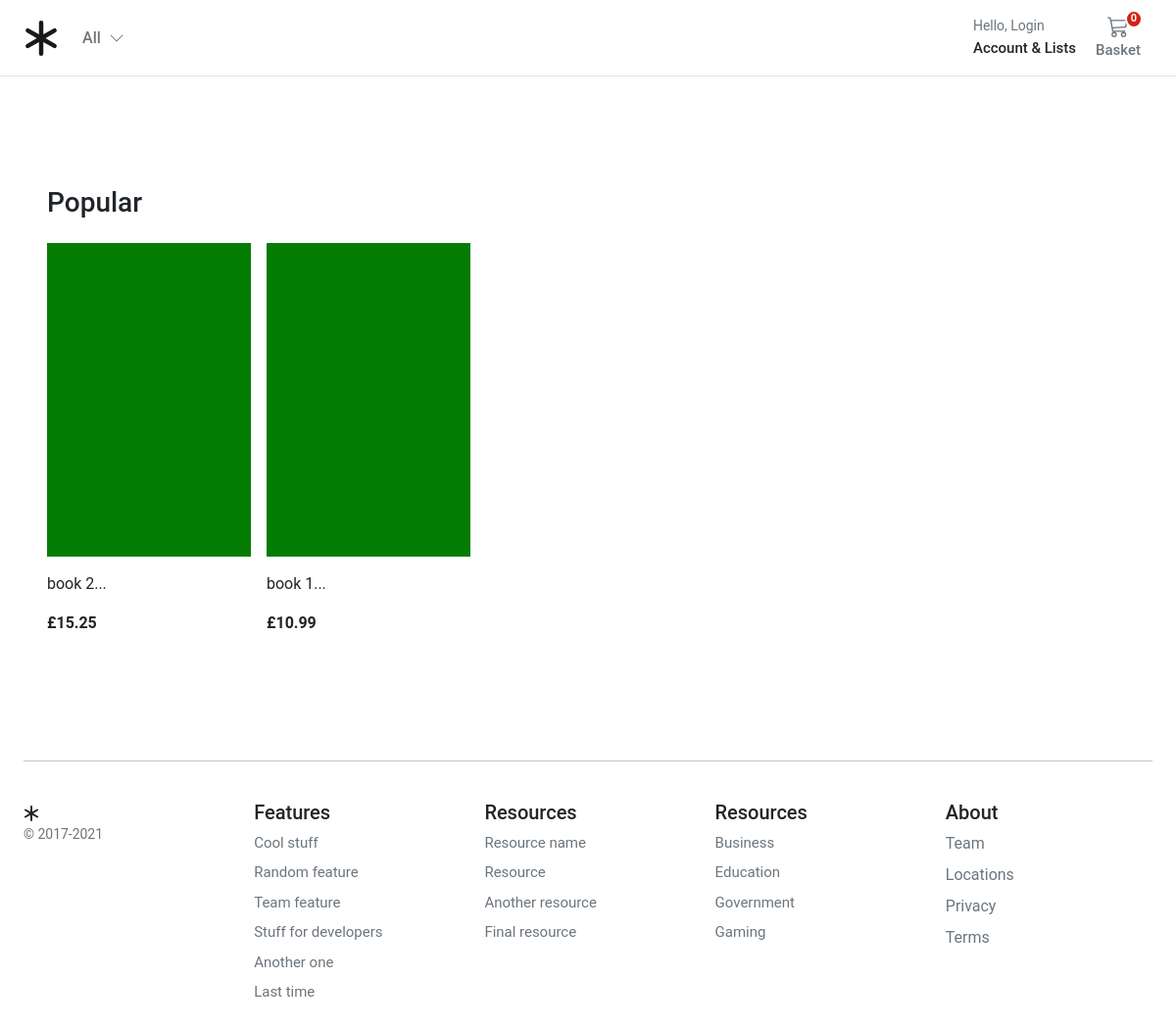
Before: / with the older database file.
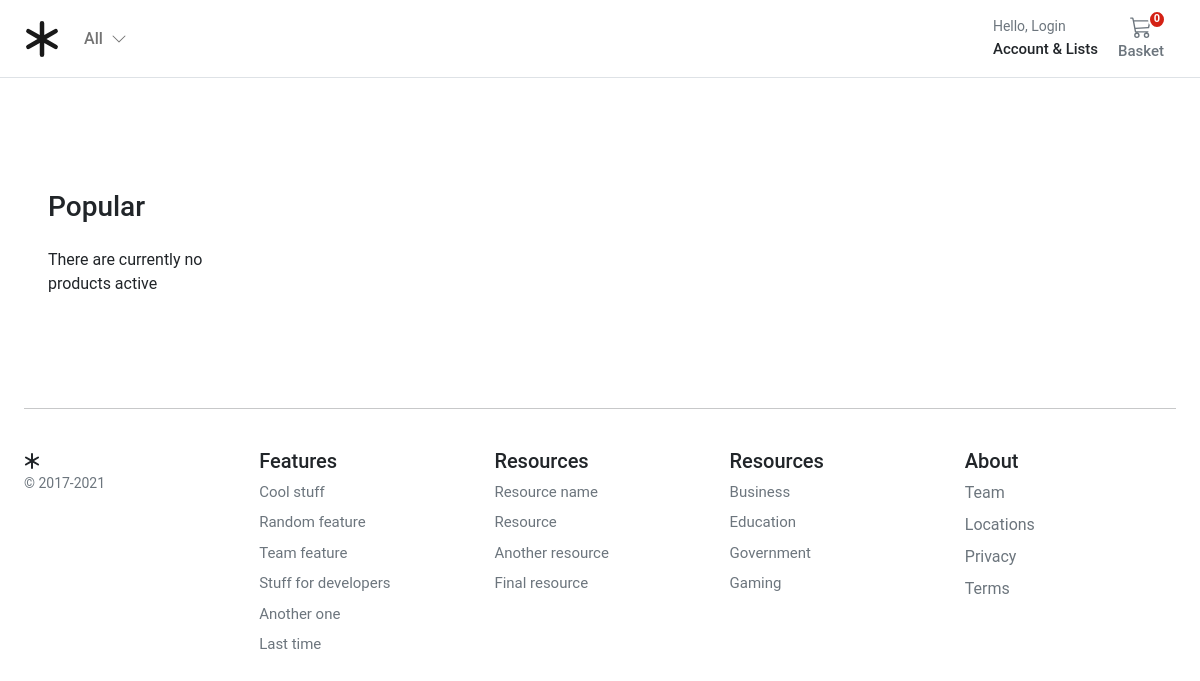
After: the same page with the newer database file.
### store/models.py (models this page shows, shortened)
class ProductImage(models.Model):
    product = models.ForeignKey(Product, on_delete=models.CASCADE, related_name='product_image')
    image = models.ImageField(
        verbose_name=_('image'),
        help_text=_('Upload a product image'),
        upload_to='images/',
        default='images/default.png'
    )
    alt_text = models.CharField(
        verbose_name=_('Alternative text'),
        help_text=_('Please add alternative text'),
        max_length=255,
        null=True,
        blank=True
    )
    is_feature = models.BooleanField(default=False)
    created_at = models.DateTimeField(auto_now_add=True, editable=False)
    updated_at = models.DateTimeField(auto_now=True)
    class Meta:
        verbose_name = _('Product Image')
        verbose_name_plural = _('Product Images')

class Product(models.Model):
    product_type = models.ForeignKey(ProductType, on_delete=models.RESTRICT)
    category = models.ForeignKey(Category, on_delete=models.RESTRICT)
    title = models.CharField(
        verbose_name=_('title'),
        help_text=_('Required'),
        max_length=255
    )
    description = models.TextField(
        verbose_name=_('description'),
        help_text=_('Not Required'),
        blank=True
    )
    slug = models.SlugField(max_length=255)
    regular_price = models.DecimalField(
        verbose_name=_('Regular price'),
        help_text=_('Maximum 999.99'),
        error_messages={
            'name': {
                'max_length': _('The price must be between 0 and 999.99.')
            },
        },
        max_digits=5,
        decimal_places=2,
    )
    discount_price = models.DecimalField(
        verbose_name=_('Discount price'),
        help_text=_('Maximum 999.99'),
        error_messages={
            'name': {
                'max_length': _('The price must be between 0 and 999.99.')
            },
        },
        max_digits=5,
        decimal_places=2
    )
    is_active = models.BooleanField(
        verbose_name=_('Product visibility'),
        help_text=_('Change product visibility'),
        default=True
    )
    created_at = models.DateTimeField(_('Created at'), auto_now_add=True, editable=True)
    updated_at = models.DateTimeField(_('Updated at'), auto_now=True)
    class Meta:
        ordering = ('-created_at',)
        verbose_name = _('Product')
        verbose_name_plural = _('Products')
    def get_absolute_url(self):
        return reverse('store:product_detail', args=[self.slug])

### store/views.py (the view)
# urls.py: path('', views.ProductsAll.as_view(), name='store_home'),
class ProductsAll(View):
    def get(self, request):
        products = Product.objects.prefetch_related('product_image').filter(is_active=True)
        return render(request, 'store/home.html', {'products': products})

### basket/basket.py (called while the page is built)
    def __len__(self):
        return sum(item['qty'] for item in self.basket.values())

### basket/context_processors.py (called while the page is built)
def basket(request):
    return {'basket': Basket(request)}

### store/context_processors.py (called while the page is built)
def categories(request):
    return {
        'categories': Category.objects.filter(level=0)
    }

### store/models.py (called while the page is built)
    def get_absolute_url(self):
        return reverse('store:category_list', args=[self.slug])

### store/templates/store/home.html (shortened to what this page needs)
{% extends 'base.html' %}
{% block content %}
    <div class="container">
        <div class="container">
            <div class="row">
                <div class="album py-5">
                    <div class="pb-3">
                        <h1 class="h3">Popular</h1>
                    </div>
                    <div class="row row-cols-1 row-cols-sm-2 row-cols-md-5 g-3">
                        {% for product in products %}
                            <div class="col">
                                <div class="card border-0">
                                    {% for image in product.product_image.all %}
                                        {% if image.is_feature %}
                                            <img class="img-fluid" alt="Responsive image" src="{{ image.image.url }}"
                                                 alt="{{ image.image.alt_text }}">
                                        {% endif %}
                                    {% endfor %}
                                    <div class="card-body px-0">
                                        <p class="card-text">
                                            <a class="text-dark text-decoration-none"
                                               href="{{ product.get_absolute_url }}">{{ product.title|slice:":50" }}...</a>
                                        </p>
                                        <div class="fw-bold">£{{ product.regular_price }}</div>
                                    </div>
                                </div>
                            </div>
                        {% empty %}
                            <div class="col-12">There are currently no products active</div>
                        {% endfor %}
                    </div>
                </div>
            </div>
        </div>
    </div>
{% endblock %}

### templates/base.html (shortened to what this page needs)
{% load static %}
<!DOCTYPE html>
<html lang="en">
<head>
    <link href="https://cdn.jsdelivr.net/npm/bootstrap@5.1.3/dist/css/bootstrap.min.css" rel="stylesheet"
>
    <link rel="stylesheet" href="{% static 'main/css/base.css' %}">
    <link rel="stylesheet" href="{% block stylesheet %} {% endblock %}">
</head>
<body>
{% include 'inc/navbar.html' %}
<main class="pt-5">
    <div id="content">{% block content %}{% endblock %}</div>
</main>
{% include 'inc/footer.html' %}
</body>
</html>

### templates/inc/navbar.html (shortened to what this page needs)
<header class="pb-3">
    <nav class="navbar navbar-expand-md navbar-light bg-white border-bottom">
        <div class="container-fluid px-md-4">
            <div class="d-flex w-100 navbar-collapse">
                <a class="navbar-brand d-flex-inline" href="/">
                </a>
                <ul class="navbar-nav me-auto mb-2 mb-md-0">
                    <li class="nav-item dropdown">
                        <a class="nav-link dropdown-toggle d-none d-md-block fw500" href="#" id="navbarDropdown"
                           role="button"
                           data-bs-toggle="dropdown" aria-expanded="false">
                            All
                            <i class="ps-1">
                                <svg xmlns="http://www.w3.org/2000/svg" width="16" height="16" fill="currentColor"
                                     class="bi bi-chevron-down" viewBox="0 0 16 16">
                                    <path fill-rule="evenodd"
                                          d="M1.646 4.646a.5.5 0 0 1 .708 0L8 10.293l5.646-5.647a.5.5 0 0 1 .708.708l-6 6a.5.5 0 0 1-.708 0l-6-6a.5.5 0 0 1 0-.708z"/>
                                </svg>
                            </i>
                        </a>
                    </li>
                </ul>
                <div>
                    <div class="collapse navbar-collapse" id="navbarSupportedContent2">
                        <ul class="navbar-nav me-auto mb-2 mb-lg-0">
                            <li class="nav-item dropdown">
                                <a class="nav-link dropdown-toggle text-reset" href="#" id="navbarDropdown"
                                   role="button"
                                   data-bs-toggle="dropdown" aria-expanded="false">
                                    <div class="small text-muted">Hello,
                                        {% if user.is_authenticated %}
                                            {{ request.user.name }}
                                        {% else %}
                                            Login
                                        {% endif %}
                                    </div>
                                    <span class="fs15 fw500">Account &amp; Lists
                    </span>
                                </a>
                            </li>
                        </ul>
                    </div>
                </div>
                <a type="button" role="button" href="{% url "basket:basket_summary" %}"
                   class="btn btn-outline-secondary border-0 basket-btn">
                    {% with total_qty=basket|length %}
                        <div id="basket-qty" class="basket-qty">
                            {% if total_qty > 0 %}
                                {{ total_qty }}
                            {% else %}
                                0
                            {% endif %}
                        </div>
                    {% endwith %}
                    <div>
                    </div>
                    <span class="fs15 fw500">Basket</span>
                </a>
            </div>
        </div>
    </nav>
</header>

### templates/inc/footer.html (shortened to what this page needs)
<footer class="container py-5 footer">
    <hr>
    <div class="row pt-4">
        <div class="col-12 col-md">
            <small class="d-block mb-3 text-muted">&copy; 2017-2021</small>
        </div>
        <div class="col-6 col-md fs15">
            <h5>Features</h5>
            <ul class="list-unstyled">
                <li><a class="link-secondary text-decoration-none" href="#">Cool stuff</a></li>
                <li><a class="link-secondary text-decoration-none" href="#">Random feature</a></li>
                <li><a class="link-secondary text-decoration-none" href="#">Team feature</a></li>
                <li><a class="link-secondary text-decoration-none" href="#">Stuff for developers</a></li>
                <li><a class="link-secondary text-decoration-none" href="#">Another one</a></li>
                <li><a class="link-secondary text-decoration-none" href="#">Last time</a></li>
            </ul>
        </div>
        <div class="col-6 col-md fs15">
            <h5>Resources</h5>
            <ul class="list-unstyled">
                <li><a class="link-secondary text-decoration-none" href="#">Resource name</a></li>
                <li><a class="link-secondary text-decoration-none" href="#">Resource</a></li>
                <li><a class="link-secondary text-decoration-none" href="#">Another resource</a></li>
                <li><a class="link-secondary text-decoration-none" href="#">Final resource</a></li>
            </ul>
        </div>
        <div class="col-6 col-md fs15">
            <h5>Resources</h5>
            <ul class="list-unstyled">
                <li><a class="link-secondary text-decoration-none" href="#">Business</a></li>
                <li><a class="link-secondary text-decoration-none" href="#">Education</a></li>
                <li><a class="link-secondary text-decoration-none" href="#">Government</a></li>
                <li><a class="link-secondary text-decoration-none" href="#">Gaming</a></li>
            </ul>
        </div>
        <div class="col-6 col-md">
            <h5>About</h5>
            <ul class="list-unstyled">
                <li><a class="link-secondary text-decoration-none" href="#">Team</a></li>
                <li><a class="link-secondary text-decoration-none" href="#">Locations</a></li>
                <li><a class="link-secondary text-decoration-none" href="#">Privacy</a></li>
                <li><a class="link-secondary text-decoration-none" href="#">Terms</a></li>
            </ul>
        </div>
    </div>
</footer>

### static/main/css/base.css (style rules this page uses)
@media (min-width: 1000px) { .container { max-width: 1000px; } }
@media (max-width: 1200px) { .container { max-width: 100%; padding: 0 24px; } }
.dropdown-toggle::after { display: none; }
html, body, p, div { letter-spacing: -0.02px; font-family: 'Roboto', sans-serif; }
.fs15 { font-size: 0.9375rem; }
.fw500 { font-weight: 500; }
.basket-qty { color: #fff; background: #d42114; border: 2px solid #fff; border-radius: 50%; text-align: center; font-size: 11px; height: 15px; width: 14px; position: absolute; box-sizing: content-box; font-weight: 600; display: flex; justify-content: center; align-items: center; top: 1px; right: 10px; }
.basket-btn { position: relative; }
.footer > div > div > ul > li { padding-bottom: 8px; }

Changed rows visible on the page:
removed Product: title "book 2", regular_price "15.25"
removed ProductImage: image (placeholder picture), shown under "book 2"
removed Product: title "book 1", regular_price "10.99"
removed ProductImage: image (placeholder picture), shown under "book 1"
Other visible differences:
text now shown: "There are currently no products active"
